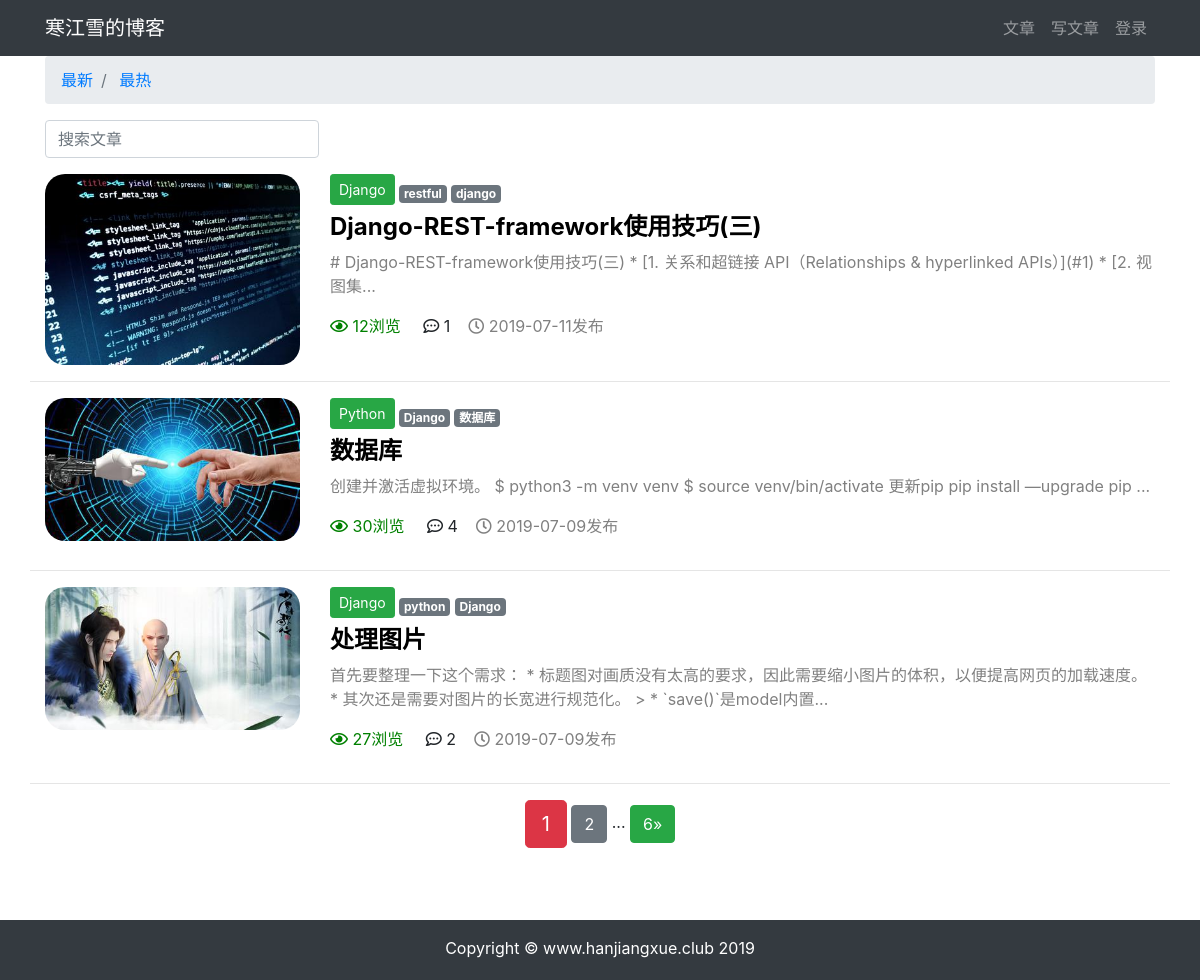
Page /article/article-list on the earlier database version.
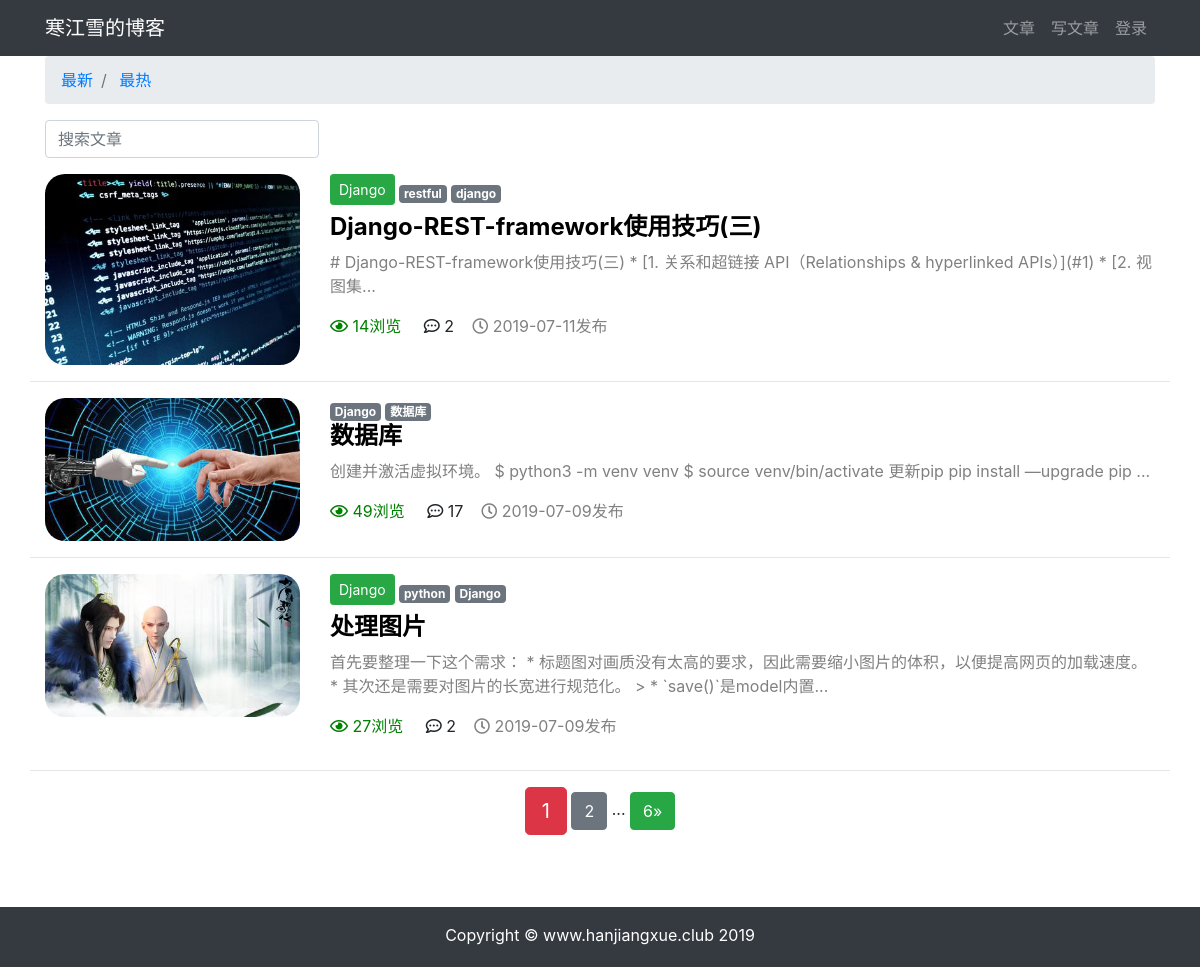
Same page on the later database version.
### article/models.py (models this page shows, shortened)
class ArticlePost(models.Model):
    author = models.ForeignKey(User, on_delete=models.CASCADE, verbose_name='文章')
    column = models.ForeignKey(ArticleColumn, null=True, blank=True, on_delete=models.CASCADE, related_name='article',
                               verbose_name='栏目')
    tags = TaggableManager(blank=True)
    avatar = models.ImageField(upload_to='article/%Y%m%d',blank=True)
    title = models.CharField(max_length=100, verbose_name='标题')
    body = models.TextField(verbose_name='正文')
    total_views = models.PositiveIntegerField(default=0,verbose_name='浏览量')
    created_time = models.DateTimeField(default=timezone.now, verbose_name='创建时间')
    update_time = models.DateTimeField(auto_now=True, verbose_name='更新时间')
    class Meta:
        ordering = ('-created_time',)  # 注意这里是元组（Tuple）
        verbose_name = "文章"
        verbose_name_plural = '文章'

class ArticleColumn(models.Model):
    title = models.CharField(max_length=200, blank=True, verbose_name='栏目标题')
    created = models.DateTimeField(default=timezone.now, verbose_name='栏目创建时间')
    def __str__(self):
        return self.title
    class Meta:
        verbose_name = '栏目'
        verbose_name_plural = '栏目'

### article/views.py (the view)
# urls.py: path('article-list', views.article_list, name='article_list'),
def article_list(request):
    search = request.GET.get('search')
    order = request.GET.get('order')
    column = request.GET.get('column')
    tag = request.GET.get('tag')
    article_list = ArticlePost.objects.all()
    if search:
        article_list = article_list.filter(
            Q(title__icontains=search)|
            Q(body__icontains=search)
        )
    else:
        search=''
    if column is not None and column.isdigit():
        article_list = article_list.filter(column=column)
    if tag and tag != 'None':
        article_list = article_list.filter(tags__name__in=[tag])
    if order == 'total_views':
        article_list = article_list.order_by('-total_views')
    paginator = Paginator(article_list, 3)
    page = request.GET.get('page')
    articles = paginator.get_page(page)
    context = {'articles': articles,
               'order': order,
               'search': search,
               'column': column,
               'tag': tag,
               }
    return render(request, 'article/list.html', context)

### templates/article/list.html (shortened to what this page needs)
{% extends 'base.html' %}
{% load staticfiles %}
{% block content %}
<div class="container">
    <nav aria-label="breadcrumb">
        <ol class="breadcrumb">
            <li class="breadcrumb-item">
                <a href="{% url 'article:article_list' %}?search={{ search }}&column={{ column }}&tag={{ tag }}">最新</a>
            </li>
            <li class="breadcrumb-item">
                <a href="{% url 'article:article_list' %}?order=total_views&search={{ search }}&column={{ column }}&tag={{ tag }}">最热</a>
            </li>
        </ol>
    </nav>
    <div class="row">
        <div class="col-auto mr-auto">
            <form class="form-inline">
                <input type="text" class="form-control mb-2 mr-sm-2" name="search" placeholder="搜索文章" required>
            </form>
        </div>
    </div>
      <div class="row mt-2">
          {% for article in articles %}
              {% if article.avatar %}
                  <div class="col-3">
                    <img src="{{ article.avatar.url }}" alt="avatar" style="max-width: 100%; border-radius: 20px">
                  </div>
              {% endif %}
           <div class="col">
               {% if article.column %}
                   <button type="button" class="btn btn-sm mb-2 btn-success"   href="{% url 'article:article_list' %}?tag={{ tag }}&column={{ column }} ">{{ article.column }}</button>
               {% endif %}
                <span>
                    {% for tag in article.tags.all %}
                        <a href="{% url 'article:article_list' %}?tag={{ tag }}&column={{ column }}" class="badge badge-secondary">{{ tag }}</a>
                    {% endfor %}
                </span>
               <h4 >
                   <b>
                       <a href="{% url 'article:article_detail' article.pk %}" style="color: black">{{ article.title }}</a>
                   </b>
               </h4>
               <div >
                   <p style="color: gray">{{ article.body|slice:'100' }}...</p>
               </div>
                <P>
                    <span style="color: green">
                        <i class="far fa-eye"></i>
                        {{ article.total_views }}浏览&nbsp;&nbsp;&nbsp;&nbsp;
                    </span>
                    <span>
                        <i class="far fa-comment-dots"></i>
                        {{ article.comments.count }}&nbsp;&nbsp;&nbsp;
                    </span>
                    <span style="color: grey">
                        <i class="far fa-clock"></i>
                        {{ article.created_time|date:'Y-m-d' }}发布&nbsp;&nbsp;&nbsp;
                    </span>
                </P>
           </div>
            <hr style="width: 100%;">
          {% endfor %}
      </div>
    <div class="paginator row">
        <div class="m-auto">
            <span class="step-links">
            <span class="current btn btn-danger btn-lg">{{ articles.number }}</span>
            {% if articles.has_next %}
                <a href="?page={{ articles.next_page_number }}&order={{ order }}&search={{ search }}&column={{ column }}&tag={{ tag }}" class="btn btn-secondary">{{ articles.next_page_number }}</a>
                <span>...</span>
                <a href="?page={{ articles.paginator.num_pages }}&order={{ order }}&search={{ search }}&column={{ column }}&tag={{ tag }}" class="btn btn-success"> {{ articles.paginator.num_pages }}&raquo;</a>
            {% endif %}
        </div>
    </div>
</div>
{% endblock content %}

### templates/base.html (shortened to what this page needs)
{% load staticfiles %}
<!DOCTYPE html>
<html lang="en">
<head>
    <link rel="stylesheet" href="{% static 'bootstrap/css/bootstrap.min.css' %}">
    <link rel="stylesheet" href="{% static 'md_css/monokai.css'%}">
    <link rel="stylesheet" href="https://use.fontawesome.com/releases/v5.8.1/css/all.css",
,
    >
</head>
<body>
    {% include 'header.html' %}
    <div id="wrapper">
        {% block content %} {% endblock content %}
        <div id="push"></div>
    </div>
    {% include 'footer.html' %}
</body>
</html>

### templates/header.html (shortened to what this page needs)
{% load staticfiles %}
{% load notifications_tags %}
{% notifications_unread as unread_count %}
<nav class="navbar navbar-expand-lg navbar-dark bg-dark">
    <div class="container">
         <a class="navbar-brand" href="#"> 寒江雪的博客</a>
        <div>
            <ul class="navbar-nav">
                <li class="nav-item">
                    <a class="nav-link" href="{% url 'article:article_list' %}">文章</a>
                </li>
                <li class="nav-item">
                    <a class="nav-link" href="{% url "article:article_create" %}">写文章</a>
                </li>
                {% if user.is_authenticated %}
                <li class="nav-item dropdown">
                    <a class="nav-link dropdown-toggle" href="#" id="navbarDropDown" role="button" data-toggle="dropdown" aria-haspopup="true" aria-expanded="false">
                    {% if unread_count %}
                        <svg viewBox="0 0 8 8 " width="8px" height="8px">
                            <circle r="4" cx="4" cy="4" fill="#ff6b6b"></circle>
                        </svg>
                    {% endif %}
                        {{ user.username }}
                    </a>
                    <div class="dropdown-menu" aria-labelledby="navbarDropDown">
                        <a class="dropdown-item" href="{% url 'notice:list' %}">通知
                            {% if unread_count %}
                            <span class="badge badge-danger">{{ unread_count }}</span>
                            {% endif %}
                        </a>
                        <a class="dropdown-item" href="{% url 'userprofile:logout' %}">退出登录</a>
                        <a class="dropdown-item" href="#" onclick="user_delete()">删除用户</a>
                        <a class="dropdown-item" href="{% url 'userprofile:edit' user.pk %}">个人信息</a>
                    </div>
                </li>
                {% else %}
                <li class="nav-item">
                    <a class="nav-link" href="{% url 'userprofile:login' %}">登录</a>
                </li>
                {% endif %}
            </ul>
        </div>
    </div>
</nav>

### templates/footer.html
{% load staticfiles %}
<div>
    <br><br><br>
</div>
<footer class="py-3 bg-dark" id="footer">
    <div class="container">
        <p class="m-0 text-center text-white">Copyright &copy; www.hanjiangxue.club 2019</p>
    </div>
</footer>

### templates/base.html (style rules this page uses)
html, body { height: 100%; margin: 0; }
#wrapper { min-height: 100%; margin-bottom: -60px; }
#footer, #push { height: 60px; }

Differences in the rows shown:
changed ArticlePost "Django-REST-framework使用技巧(三)": total_views "12" → "14"; comments.count "1" → "2"
changed ArticlePost "数据库": total_views "30" → "49"; comments.count "4" → "17"; column_id 4 → empty (drawn); column "Python" → (not shown)
